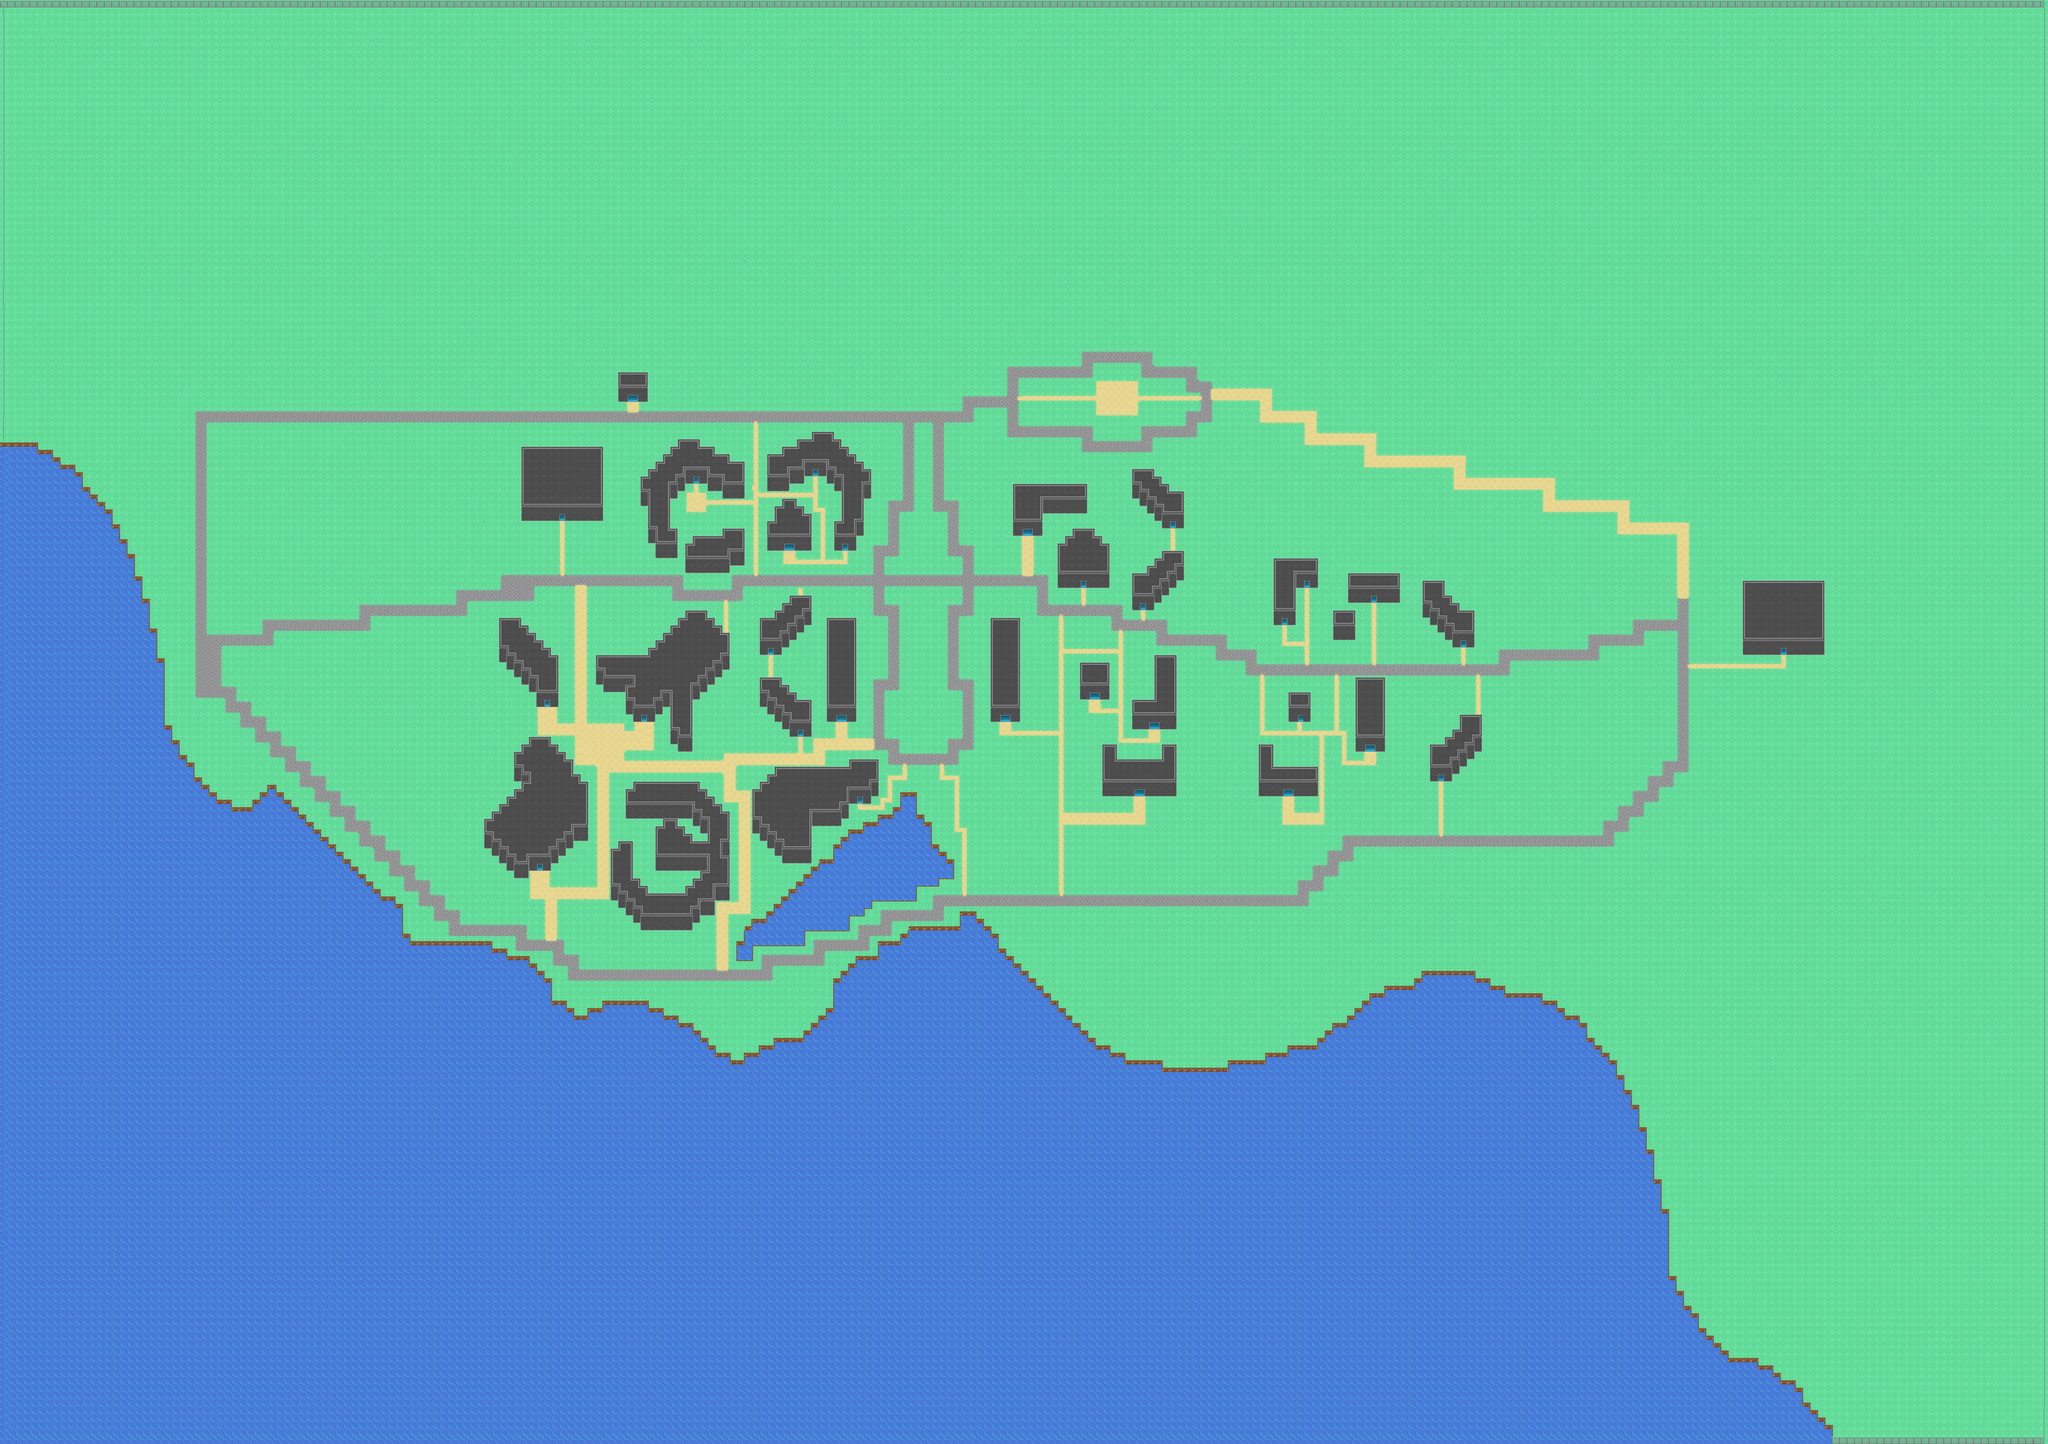

A level layout from a 2D game, rendered from its tile map. Below: a short description, then the map file with tile-grid data replaced by summaries:
An orthogonal 275x194 tile map with 16x16 px tiles, 1 tile layer (Tile Layer 1), 1 hidden layer not drawn.

<map version="1.0" orientation="orthogonal" renderorder="right-down" width="275" height="194" tilewidth="16" tileheight="16" nextobjectid="1">
 <tileset firstgid="1" name="SpriteSheetPlaceHolders" tilewidth="16" tileheight="16" tilecount="256" columns="16">
  <image source="SpriteSheetPlaceHolders.png" width="256" height="256" />
  <tile id="40">
   <properties>
    <property name="Location" value="Computer Science" />
   </properties>
  </tile>
  <tile id="41">
   <properties>
    <property name="Location" value="Theatre, Film + Television" />
   </properties>
  </tile>
  <tile id="42">
   <properties>
    <property name="Location" value="The Catalyst" />
   </properties>
  </tile>
  <tile id="43">
   <properties>
    <property name="Location" value="Law + Management School" />
   </properties>
  </tile>
  <tile id="44">
   <properties>
    <property name="Location" value="Ron Cooke Hub" />
   </properties>
  </tile>
  <tile id="45">
   <properties>
    <property name="Location" value="Goodricke College" />
   </properties>
  </tile>
  <tile id="46">
   <properties>
    <property name="Location" value="Langwith College" />
   </properties>
  </tile>
  <tile id="47">
   <properties>
    <property name="Location" value="Constantine College" />
   </properties>
  </tile>
  <tile id="49">
   <properties>
    <property name="Location" value="Sport Centre" />
   </properties>
  </tile>
  <tile id="64">
   <properties>
    <property name="Location" value="The Lake" />
    <property name="WaterFrame" value="1" />
   </properties>
  </tile>
  <tile id="65">
   <properties>
    <property name="WaterFrame" value="2" />
   </properties>
  </tile>
  <tile id="66">
   <properties>
    <property name="WaterFrame" value="3" />
    <property name="blocked" value="" />
   </properties>
  </tile>
  <tile id="150">
   <properties>
    <property name="blocked" value="" />
   </properties>
  </tile>
  <tile id="151">
   <properties>
    <property name="blocked" value="" />
   </properties>
  </tile>
  <tile id="160">
   <properties>
    <property name="blocked" value="" />
   </properties>
  </tile>
  <tile id="161">
   <properties>
    <property name="blocked" value="" />
   </properties>
  </tile>
  <tile id="162">
   <properties>
    <property name="blocked" value="" />
   </properties>
  </tile>
  <tile id="163">
   <properties>
    <property name="blocked" value="" />
   </properties>
  </tile>
  <tile id="164">
   <properties>
    <property name="blocked" value="" />
   </properties>
  </tile>
  <tile id="165">
   <properties>
    <property name="blocked" value="" />
   </properties>
  </tile>
  <tile id="166">
   <properties>
    <property name="blocked" value="" />
   </properties>
  </tile>
  <tile id="167">
   <properties>
    <property name="blocked" value="" />
   </properties>
  </tile>
  <tile id="176">
   <properties>
    <property name="blocked" value="" />
   </properties>
  </tile>
  <tile id="177">
   <properties>
    <property name="blocked" value="" />
   </properties>
  </tile>
  <tile id="178">
   <properties>
    <property name="blocked" value="" />
   </properties>
  </tile>
  <tile id="179">
   <properties>
    <property name="blocked" value="" />
   </properties>
  </tile>
  <tile id="180">
   <properties>
    <property name="blocked" value="" />
   </properties>
  </tile>
  <tile id="181">
   <properties>
    <property name="blocked" value="" />
   </properties>
  </tile>
  <tile id="182">
   <properties>
    <property name="blocked" value="" />
   </properties>
  </tile>
  <tile id="183">
   <properties>
    <property name="blocked" value="" />
   </properties>
  </tile>
  <tile id="184">
   <properties>
    <property name="blocked" value="" />
   </properties>
  </tile>
  <tile id="185">
   <properties>
    <property name="blocked" value="" />
   </properties>
  </tile>
  <tile id="186">
   <properties>
    <property name="blocked" value="" />
   </properties>
  </tile>
  <tile id="187">
   <properties>
    <property name="blocked" value="" />
   </properties>
  </tile>
  <tile id="188">
   <properties>
    <property name="blocked" value="" />
   </properties>
  </tile>
  <tile id="189">
   <properties>
    <property name="blocked" value="" />
   </properties>
  </tile>
  <tile id="192">
   <properties>
    <property name="blocked" value="" />
   </properties>
  </tile>
  <tile id="193">
   <properties>
    <property name="blocked" value="" />
   </properties>
  </tile>
  <tile id="194">
   <properties>
    <property name="blocked" value="" />
   </properties>
  </tile>
  <tile id="195">
   <properties>
    <property name="blocked" value="" />
   </properties>
  </tile>
  <tile id="196">
   <properties>
    <property name="blocked" value="" />
   </properties>
  </tile>
  <tile id="197">
   <properties>
    <property name="blocked" value="" />
   </properties>
  </tile>
  <tile id="198">
   <properties>
    <property name="blocked" value="" />
   </properties>
  </tile>
  <tile id="199">
   <properties>
    <property name="blocked" value="" />
   </properties>
  </tile>
  <tile id="200">
   <properties>
    <property name="blocked" value="" />
   </properties>
  </tile>
  <tile id="201">
   <properties>
    <property name="blocked" value="" />
   </properties>
  </tile>
  <tile id="202">
   <properties>
    <property name="blocked" value="" />
   </properties>
  </tile>
  <tile id="203">
   <properties>
    <property name="blocked" value="" />
   </properties>
  </tile>
  <tile id="208">
   <properties>
    <property name="blocked" value="" />
   </properties>
  </tile>
  <tile id="209">
   <properties>
    <property name="blocked" value="" />
   </properties>
  </tile>
 </tileset>
 <layer name="Tile Layer 1" width="275" height="194">
  <properties>
   <property name="blocked" value="" />
  </properties>
  <data>[53350 cells, 53350 non-empty, 57 distinct tile ids]</data>
 </layer>
 <layer name="Location Layer" width="275" height="194" visible="0">
  <properties>
   <property name="blocked" value="" />
  </properties>
  <data>[53350 cells, 53350 non-empty, 56 distinct tile ids]</data>
 </layer>
</map>